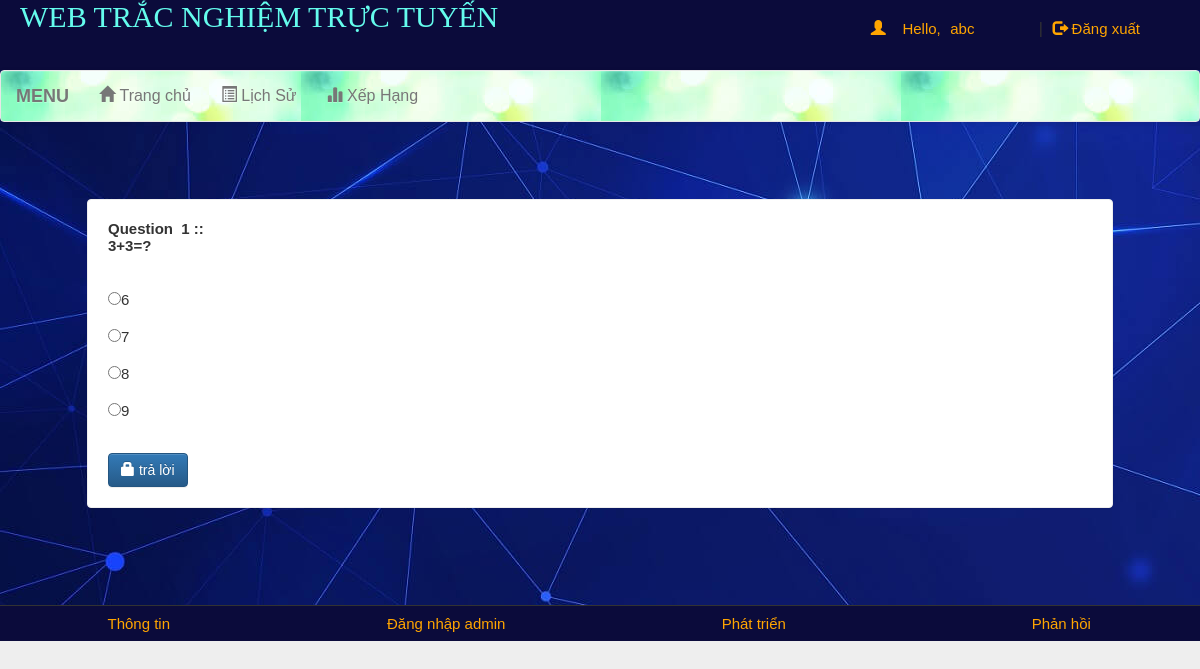
The page /account.php?q=quiz&step=2&eid=558921841f1ec&n=1&t=2 (signed in) on the database its author committed.
### tables this page shows
CREATE TABLE `questions` (
  `eid` text NOT NULL,
  `qid` text NOT NULL,
  `qns` text NOT NULL,
  `choice` int(10) NOT NULL,
  `sn` int(11) NOT NULL
);

CREATE TABLE `options` (
  `qid` varchar(50) NOT NULL,
  `option` varchar(5000) NOT NULL,
  `optionid` text NOT NULL
);

### account.php (the view, shortened to what this page needs)
<!DOCTYPE html PUBLIC "-//W3C//DTD XHTML 1.0 Transitional//EN" "http://www.w3.org/TR/xhtml1/DTD/xhtml1-transitional.dtd">
<html xmlns="http://www.w3.org/1999/xhtml">
<head>
<link  rel="stylesheet" href="css/bootstrap.min.css"/>
 <link  rel="stylesheet" href="css/bootstrap-theme.min.css"/>
 <link rel="stylesheet" href="css/main.css">
 <link  rel="stylesheet" href="css/font.css">
</head>
<body>
<div class="header">
<div class="row">
<div class="col-lg-6">
<span class="logo">WEB TRẮC NGHIỆM TRỰC TUYẾN</span></div>
<div class="col-md-4 col-md-offset-2">
 <?php
 include_once 'dbConnection.php';
  if(!(isset($_SESSION['email']))){
header("location:index.php");
}
else
{
$name = $_SESSION['name'];
echo '<span class="pull-right top title1" ><span class="log1"><span class="glyphicon glyphicon-user" aria-hidden="true"></span>&nbsp;&nbsp;&nbsp;&nbsp;Hello,</span> <a href="account.php?q=1" class="log log1">'.$name.'</a>&nbsp;|&nbsp;<a href="logout.php?q=account.php" class="log"><span class="glyphicon glyphicon-log-out" aria-hidden="true"></span>&nbsp;Đăng xuất</a></span>';
}?>
</div>
</div></div>
<div class="bg2">
<nav class="navbar navbar-default title4">
  <div class="container-fluid">
    <div class="navbar-header">
      <a class="navbar-brand" href="#"><b>MENU</b></a>
    </div>
    <div class="collapse navbar-collapse" id="bs-example-navbar-collapse-1">
      <ul class="nav navbar-nav">
        <li <?php if(@$_GET['q']==1) echo'class="active"'; ?> ><a href="account.php?q=1"><span class="glyphicon glyphicon-home" aria-hidden="true"></span>&nbsp;Trang chủ<span class="sr-only">(current)</span></a></li>
        <li <?php if(@$_GET['q']==2) echo'class="active"'; ?>><a href="account.php?q=2"><span class="glyphicon glyphicon-list-alt" aria-hidden="true"></span>&nbsp;Lịch Sử</a></li>
		<li <?php if(@$_GET['q']==3) echo'class="active"'; ?>><a href="account.php?q=3"><span class="glyphicon glyphicon-stats" aria-hidden="true"></span>&nbsp;Xếp Hạng</a></li>
		</ul>
      </div>
  </div>
</nav>
<div class="container">
<div class="row">
<div class="col-md-12">
<?php
if(@$_GET['q']== 'quiz' && @$_GET['step']== 2) {
$eid=@$_GET['eid'];
$sn=@$_GET['n'];
$total=@$_GET['t'];
$q=mysqli_query($con,"SELECT * FROM questions WHERE eid='$eid' AND sn='$sn' " );
echo '<div class="panel" style="margin:5%">';
while($row=mysqli_fetch_array($q) )
{
$qns=$row['qns'];
$qid=$row['qid'];
echo '<b>Question &nbsp;'.$sn.'&nbsp;::<br />'.$qns.'</b><br /><br />';
}
$q=mysqli_query($con,"SELECT * FROM options WHERE qid='$qid' " );
echo '<form action="update.php?q=quiz&step=2&eid='.$eid.'&n='.$sn.'&t='.$total.'&qid='.$qid.'" method="POST"  class="form-horizontal">
<br />';
while($row=mysqli_fetch_array($q) )
{
$option=$row['option'];
$optionid=$row['optionid'];
echo'<input type="radio" name="ans" value="'.$optionid.'">'.$option.'<br /><br />';
}
echo'<br /><button type="submit" class="btn btn-primary"><span class="glyphicon glyphicon-lock" aria-hidden="true"></span>&nbsp;trả lời</button></form></div>';
}
?>
</div></div></div></div>
<div class="row footer">
<div class="col-md-3 box">
<a href="http://fit.vimaru.edu.vn/" target="_blank" class="nhapnhay">Thông tin</a>
</div>
<div class="col-md-3 box">
<a href="#" data-toggle="modal" data-target="#login" class="nhapnhay">Đăng nhập admin</a></div>
<div class="col-md-3 box">
<a href="#" data-toggle="modal" data-target="#developers" class="nhapnhay">Phát triển</a>
</div>
<div class="col-md-3 box">
<a href="feedback.php" target="_blank" class="nhapnhay">Phản hồi</a></div></div>
</body>
</html>

### css/main.css (style rules this page uses)
body { overflow-x:hidden; width:100%; font: 15px "Century Gothic", "Times Roman", sans-serif; background:#eee; min-height:550px; background-attachment:fixed; }
.bg2 { background:url(../image/bg2.jpg); min-height:535px; }
.panel { border-color:#eee; margin:40px; padding:20px; font: 15px "Century Gothic", "Times Roman", sans-serif; }
.header { background:#0B0B3B; height:70px; }
.logo { font-family:'Times New Roman'; font-size:30px; color:#64FCED; margin-left: 20px; margin-top: 30px; -webkit-animation: my 700ms infinite; -moz-animation: my 700ms infinite; -o-animation: my 700ms infinite; animation: my 700ms infinite; }
.nhapnhay { -webkit-animation: my 700ms infinite; -moz-animation: my 700ms infinite; -o-animation: my 700ms infinite; animation: my 700ms infinite; }
.title1 { font: 16px "Century Gothic", "Times Roman", sans-serif; }
.title4 { font: 16px "Century Gothic", "Times Roman", sans-serif; background:url(../image/bg6.jpg); }
.footer { font-size:15px; text-align:center; border-top:1px solid; border-color:#323232; background-color:#0B0B3B; }
.footer a { margin:25px; color:orange; text-decoration:none; font: 15px "Century Gothic", "Times Roman", sans-serif; }
.box { padding:9px; }
.top { margin-top:20px; }
.log1 { font: 15px 'Ubuntu', sans-serif; color:orange; margin-left:10px; }
.log { margin:10px; margin-right:60px; margin-left:5px; color:orange; text-decoration:none; font-size:20px; font-size:15px; }

### rows shown on the page
questions: qns "3+3=?"
options: option "6"
options: option "7"
options: option "8"
options: option "9"

### other values the page prints
$name "abc"
